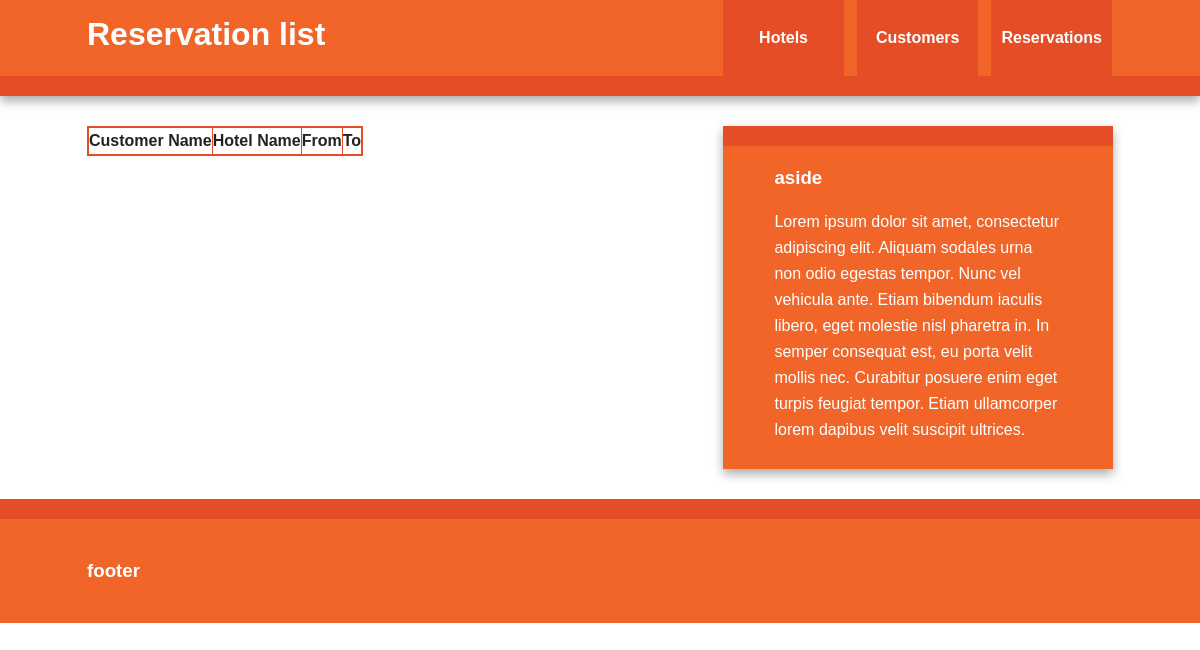
/reservation/reservationlist, run on an earlier commit of the app's database.
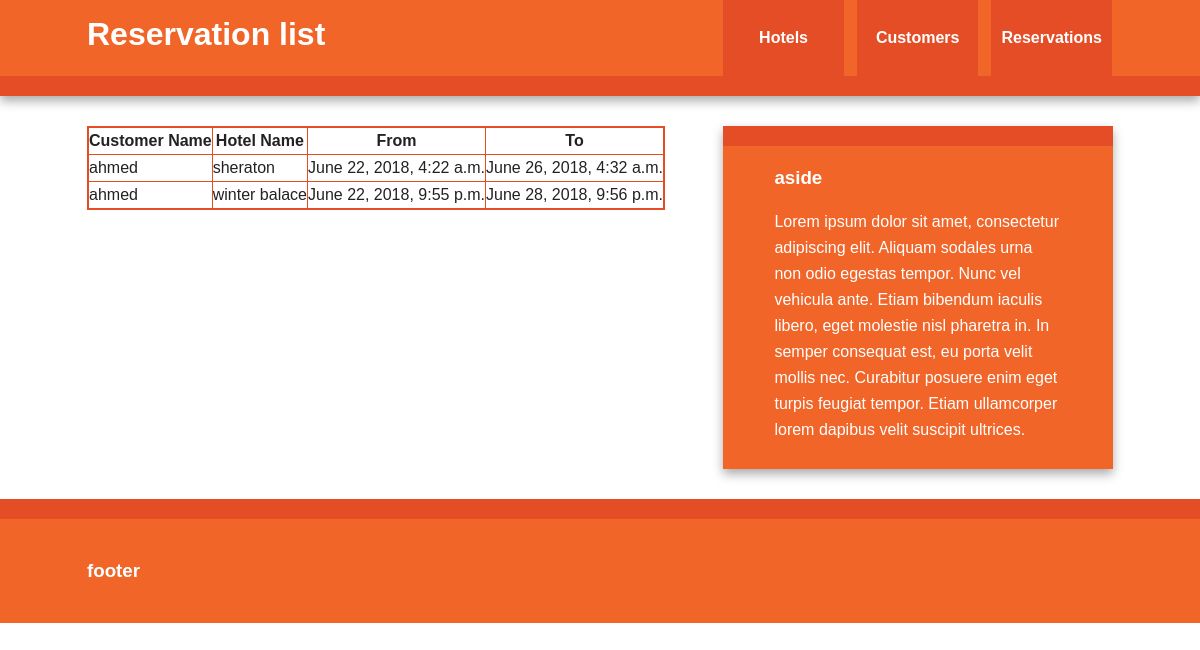
And on a later commit of the database.
### reservation/models.py (models this page shows, shortened)
class Reservation(models.Model):
    h_name=models.ForeignKey(Hotel)
    c_name=models.ForeignKey(Customer)
    start_time=models.DateTimeField()
    end_time=models.DateTimeField()

class Customer(models.Model):
    customer_name=models.CharField(max_length=100)
    customer_mobile=models.CharField(max_length=20)
    def __str__(self):
        return self.customer_name

class Hotel(models.Model):
    hotel_name=models.CharField(max_length=100)
    hotel_city=models.CharField(max_length=100)
    all_rooms=models.IntegerField()
    empty_rooms=models.IntegerField()
    def __str__(self):
        return self.hotel_name

### reservation/views.py (the view)
# urls.py: url(r"reservationlist",DisplayReservation)
def DisplayReservation(request):
    return render(request,"reservation/reservations.html",
        {'reservation':Reservation.objects.all()}
    )

### templates/reservation/reservations.html
{% extends "base.html"%} {% block title %} Reservation list {% endblock %} {% block content %}
<table class="cinereousTable" border="solid 2px">
    <th> Customer Name</th>
    <th> Hotel Name</th>
    <th> From</th>
    <th> To</th>
    {% for reservation in reservation %}
    <tr>
        <td>{{reservation.c_name}}</td>
        <td>{{reservation.h_name}}</td>
        <td>{{reservation.start_time}}</td>
        <td>{{reservation.end_time}}</td>
    </tr>
    {% endfor %}
</table>
{% endblock %}

### templates/base.html (shortened to what this page needs)
{% load staticfiles %}
<!doctype html>
<html class="no-js" lang="">
<head>
    <link rel="stylesheet" href="{% static 'css/normalize.min.css' %}">
    <link rel="stylesheet" href="{% static 'css/main.css' %}">
</head>
<body ng-app="hotelreservation.angapp">
    <div class="header-container">
        <header class="wrapper clearfix">
            <h1 class="title">
                {% block title %} {% endblock %}
            </h1>
            <nav>
                <ul>
                    <li><a href="/reservation/allhotels">Hotels</a></li>
                    <li><a href="/reservation/displaycustomers">Customers</a></li>
                    <li><a href="/reservation/reservationlist">Reservations</a></li>
                </ul>
            </nav>
        </header>
    </div>
    <div class="main-container">
        <div class="main wrapper clearfix">
            <article>
                {% block content %} {% endblock%}
            </article>
            <aside>
                <h3>aside</h3>
                <p>Lorem ipsum dolor sit amet, consectetur adipiscing elit. Aliquam sodales urna non odio egestas tempor. Nunc vel vehicula ante. Etiam bibendum iaculis libero, eget molestie nisl pharetra in. In semper consequat est, eu porta velit mollis
                    nec. Curabitur posuere enim eget turpis feugiat tempor. Etiam ullamcorper lorem dapibus velit suscipit ultrices.</p>
            </aside>
        </div>
    </div>
    <div class="footer-container">
        <footer class="wrapper">
            <h3>footer</h3>
        </footer>
    </div>
</body>
</html>

### static/css/main.css (style rules this page uses)
html { color: #222; font-size: 1em; line-height: 1.4; }
body { font: 16px/26px Helvetica, Helvetica Neue, Arial; }
.wrapper { width: 90%; margin: 0 5%; }
.header-container { border-bottom: 20px solid #e44d26; }
.footer-container, .main aside { border-top: 20px solid #e44d26; }
.header-container, .footer-container, .main aside { background: #f16529; }
.title { color: white; }
nav ul { margin: 0; padding: 0; list-style-type: none; }
nav a { display: block; margin-bottom: 10px; padding: 15px 0; text-align: center; text-decoration: none; font-weight: bold; color: white; background: #e44d26; }
.main { padding: 30px 0; }
.main aside { color: white; padding: 0px 5% 10px; }
.footer-container footer { color: white; padding: 20px 0; }
.cinereousTable { border: #e44d26 2px solid }
@media only screen and (min-width: 480px) { nav a { float: left; width: 27%; margin: 0 1.7%; padding: 25px 2%; margin-bottom: 0; } }
@media only screen and (min-width: 480px) { nav li:first-child a { margin-left: 0; } }
@media only screen and (min-width: 480px) { nav li:last-child a { margin-right: 0; } }
@media only screen and (min-width: 480px) { nav ul li { display: inline; } }
@media only screen and (min-width: 768px) { .header-container, .main aside { -webkit-box-shadow: 0 5px 10px #aaa; -moz-box-shadow: 0 5px 10px #aaa; box-shadow: 0 5px 10px #aaa; } }
@media only screen and (min-width: 768px) { .title { float: left; } }
@media only screen and (min-width: 768px) { nav { float: right; width: 38%; } }
@media only screen and (min-width: 768px) { .main article { float: left; width: 57%; } }
@media only screen and (min-width: 768px) { .main aside { float: right; width: 28%; } }
@media only screen and (min-width: 1140px) { .wrapper { width: 1026px; margin: 0 auto; } }
.clearfix:before, .clearfix:after { content: " "; display: table; }
.clearfix:after { clear: both; }
.clearfix { *zoom: 1; }

What changed in the data, as far as the page shows it:
added Reservation: c_name "ahmed", h_name "sheraton", start_time "June 22, 2018, 4:22 a.m.", end_time "June 26, 2018, 4:32 a.m."
added Reservation: c_name "ahmed", h_name "winter balace", start_time "June 22, 2018, 9:55 p.m.", end_time "June 28, 2018, 9:56 p.m."
